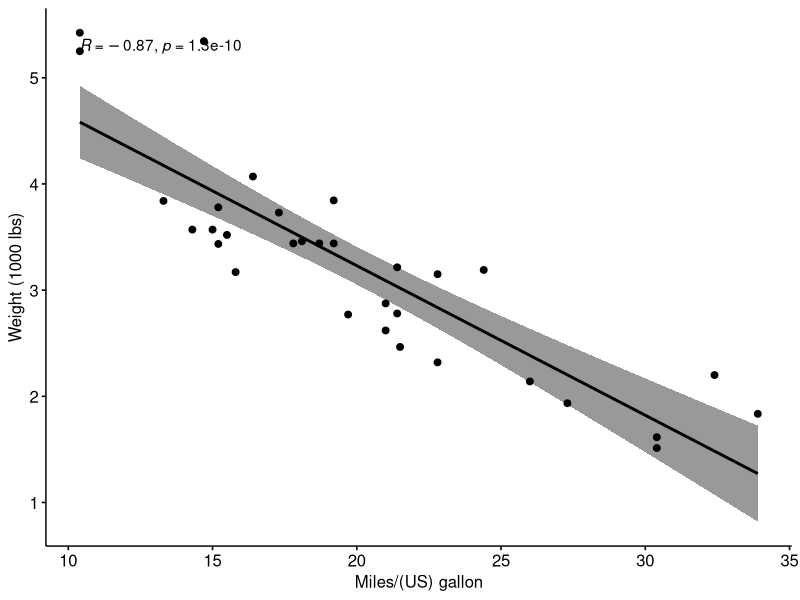
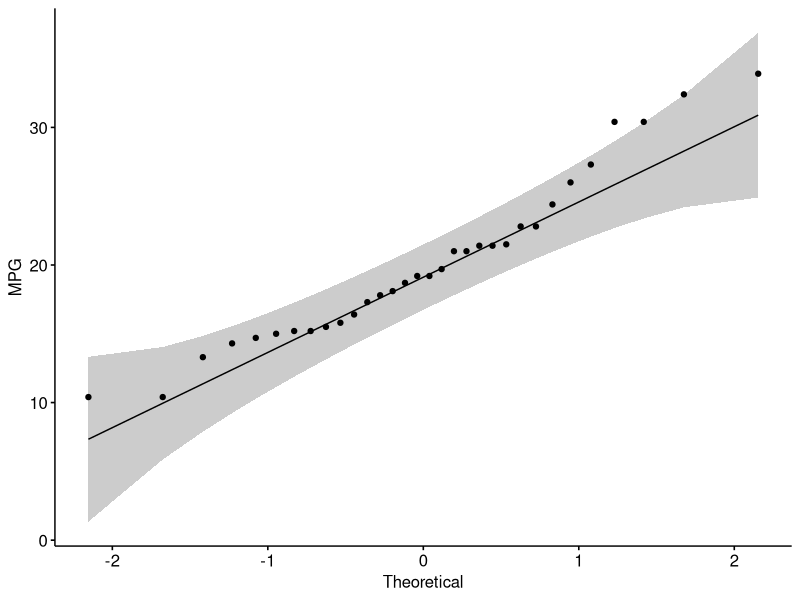

Recreate these plots in R, in order.
# Packages
library("ggpubr")
# Example
my_data <- mtcars
head(my_data, 6)
#                    mpg cyl disp  hp drat    wt  qsec vs am gear carb
# Mazda RX4         21.0   6  160 110 3.90 2.620 16.46  0  1    4    4
# Mazda RX4 Wag     21.0   6  160 110 3.90 2.875 17.02  0  1    4    4
# Datsun 710        22.8   4  108  93 3.85 2.320 18.61  1  1    4    1
# Hornet 4 Drive    21.4   6  258 110 3.08 3.215 19.44  1  0    3    1
# Hornet Sportabout 18.7   8  360 175 3.15 3.440 17.02  0  0    3    2
# Valiant           18.1   6  225 105 2.76 3.460 20.22  1  0    3    1

#  Visualize the correlation by pearson method
ggscatter(my_data, x = "mpg", y = "wt", 
          add = "reg.line", conf.int = TRUE, 
          cor.coef = TRUE, cor.method = "pearson",
          xlab = "Miles/(US) gallon", ylab = "Weight (1000 lbs)")

ggqqplot(my_data$mpg, ylab = "MPG")
# Data
data=read.table("anscombe_quartet.tsv",header=TRUE)
par(mfrow=c(2,2))
# Run one by one
type=c("a","b","c","d")
for (i in type)
{
a=ggscatter(data[data$plot==i,], x = "x", y = "y", 
          add = "reg.line", conf.int = TRUE, 
          cor.coef = TRUE, cor.method = "pearson",
          xlab ="", ylab = "")
b=ggqqplot(data[data$plot==i,]$x, ylab = "x")
c=ggqqplot(data[data$plot==i,]$y, ylab = "y")
ggarrange(a, b, c, ncol = 3) %>%
  ggexport(filename = paste0("pearsonR_",i,".pdf"),width = 30,  height = 10)
}
# Finally all of the data have a good r coefficient however, only a satisfied the conditions